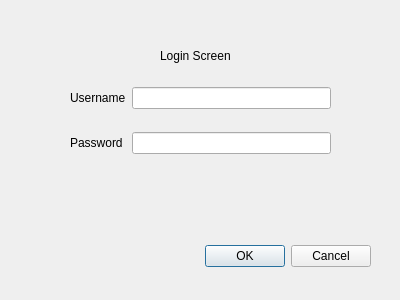
<?xml version="1.0" encoding="UTF-8"?>
<ui version="4.0">
 <class>AdminLogin</class>
 <widget class="QDialog" name="AdminLogin">
  <property name="geometry">
   <rect>
    <x>0</x>
    <y>0</y>
    <width>400</width>
    <height>300</height>
   </rect>
  </property>
  <property name="windowTitle">
   <string>Administrator Login</string>
  </property>
  <widget class="QDialogButtonBox" name="buttonBox">
   <property name="geometry">
    <rect>
     <x>30</x>
     <y>240</y>
     <width>341</width>
     <height>32</height>
    </rect>
   </property>
   <property name="orientation">
    <enum>Qt::Horizontal</enum>
   </property>
   <property name="standardButtons">
    <set>QDialogButtonBox::Cancel|QDialogButtonBox::Ok</set>
   </property>
  </widget>
  <widget class="QLabel" name="label_3">
   <property name="geometry">
    <rect>
     <x>160</x>
     <y>40</y>
     <width>111</width>
     <height>31</height>
    </rect>
   </property>
   <property name="text">
    <string>Login Screen</string>
   </property>
  </widget>
  <widget class="QWidget" name="layoutWidget">
   <property name="geometry">
    <rect>
     <x>70</x>
     <y>70</y>
     <width>261</width>
     <height>101</height>
    </rect>
   </property>
   <layout class="QVBoxLayout" name="verticalLayout">
    <item>
     <layout class="QHBoxLayout" name="horizontalLayout_2">
      <item>
       <widget class="QLabel" name="label">
        <property name="text">
         <string>Username</string>
        </property>
       </widget>
      </item>
      <item>
       <widget class="QLineEdit" name="lineEdit_user">
        <property name="text">
         <string/>
        </property>
       </widget>
      </item>
     </layout>
    </item>
    <item>
     <layout class="QHBoxLayout" name="horizontalLayout">
      <item>
       <widget class="QLabel" name="label_2">
        <property name="text">
         <string>Password </string>
        </property>
       </widget>
      </item>
      <item>
       <widget class="QLineEdit" name="lineEdit_pass">
        <property name="echoMode">
         <enum>QLineEdit::Password</enum>
        </property>
       </widget>
      </item>
     </layout>
    </item>
   </layout>
  </widget>
 </widget>
 <resources/>
 <connections>
  <connection>
   <sender>buttonBox</sender>
   <signal>accepted()</signal>
   <receiver>AdminLogin</receiver>
   <slot>accept()</slot>
   <hints>
    <hint type="sourcelabel">
     <x>248</x>
     <y>254</y>
    </hint>
    <hint type="destinationlabel">
     <x>157</x>
     <y>274</y>
    </hint>
   </hints>
  </connection>
  <connection>
   <sender>buttonBox</sender>
   <signal>rejected()</signal>
   <receiver>AdminLogin</receiver>
   <slot>reject()</slot>
   <hints>
    <hint type="sourcelabel">
     <x>316</x>
     <y>260</y>
    </hint>
    <hint type="destinationlabel">
     <x>286</x>
     <y>274</y>
    </hint>
   </hints>
  </connection>
 </connections>
</ui>
